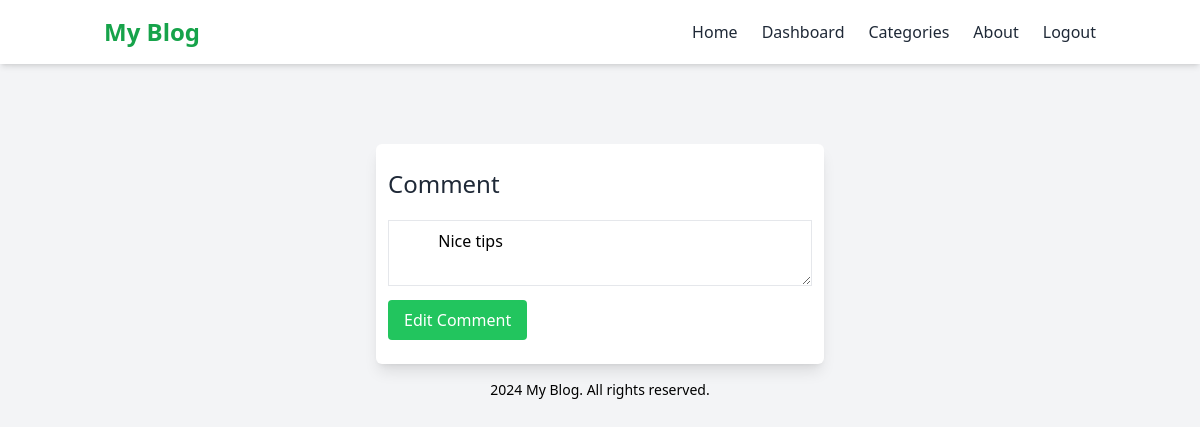
The app's page /myblog/post/1/edit_comment/ (signed in), older data.
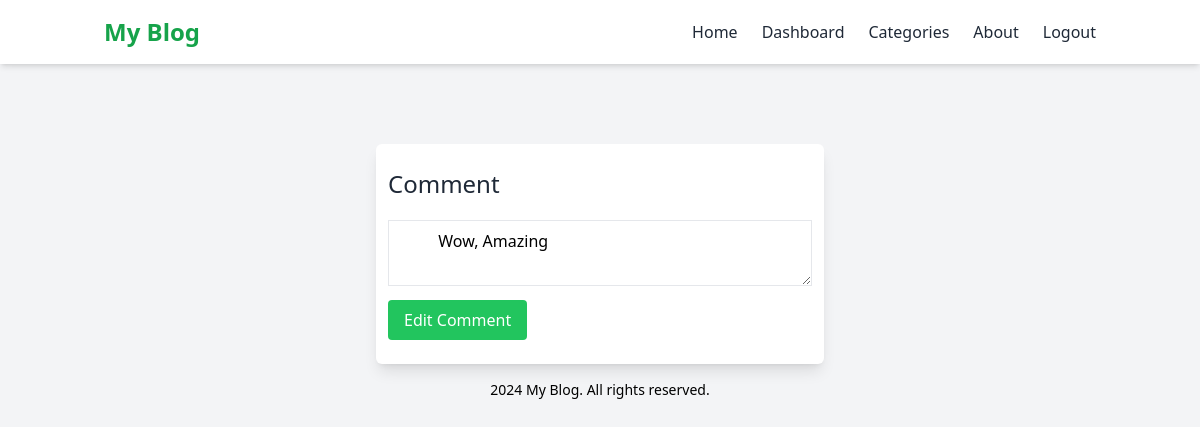
The same page, newer data.
### myblog/models.py (models this page shows, shortened)
class Comment(models.Model):
    post = models.ForeignKey(Post, on_delete=models.CASCADE, related_name='comments')
    author = models.ForeignKey(User, on_delete=models.CASCADE)
    content = models.TextField()
    created_at = models.DateTimeField(auto_now_add=True)

### myblog/views.py (the view)
# urls.py: path('post/<int:id>/edit_comment/', views.edit_comment_view, name="edit_comment"),
@login_required
def edit_comment_view(request,  id):
    comment = get_object_or_404(Comment, id=id)
    if request.user != comment.author:
        messages.error(request, "You don't have permission to edit this comment")
    if request.method == "POST":
        form = CommentForm(request.POST, instance=comment)
        if form.is_valid():
            comment = form.save()
            messages.success(request, "Comment Updated successfully")
            return redirect('post_detail', comment.post.id)
        else:
            messages.error(request, "Update failed. Please try again")
    else:
        form = CommentForm(instance=comment)
    return render(request, 'blogs/edit_comment.html', {'form': form})

### myblog/forms.py
class CommentForm(forms.ModelForm):
    class Meta:
        model = Comment
        fields = ['content']
        widget = {
            'content': forms.Textarea(attrs={'rows': 3, 'placeholder': 'Write your comments here'}),
        }

### myblog/templates/blogs/edit_comment.html (shortened to what this page needs)
{% extends 'blogs/base.html' %}
{% block contents %}
<div class="mx-auto max-w-md px-3 py-6 bg-white shadow-lg rounded-md mt-20">
  <h1 class="text-2xl text-gray-800 font-medium mb-5">Comment</h1>
  <form method="post">
    <div class="mb-2">
      <textarea name="content" aria-label="content" id="id_content" class="w-full border px-4 py-2">
        {{ form.content.value|default:'' }}
      </textarea>
    </div>
    <button type="submit" class="px-4 py-2 bg-green-500 hover:bg-green-600 rounded text-white" required
      aria-invalid="true" spellcheck="false">
      Edit Comment
    </button>
  </form>
</div>
{% endblock contents %}

Row changes from the older to the newer data that the page shows:
changed Comment: content "Nice tips" → "Wow, Amazing"
